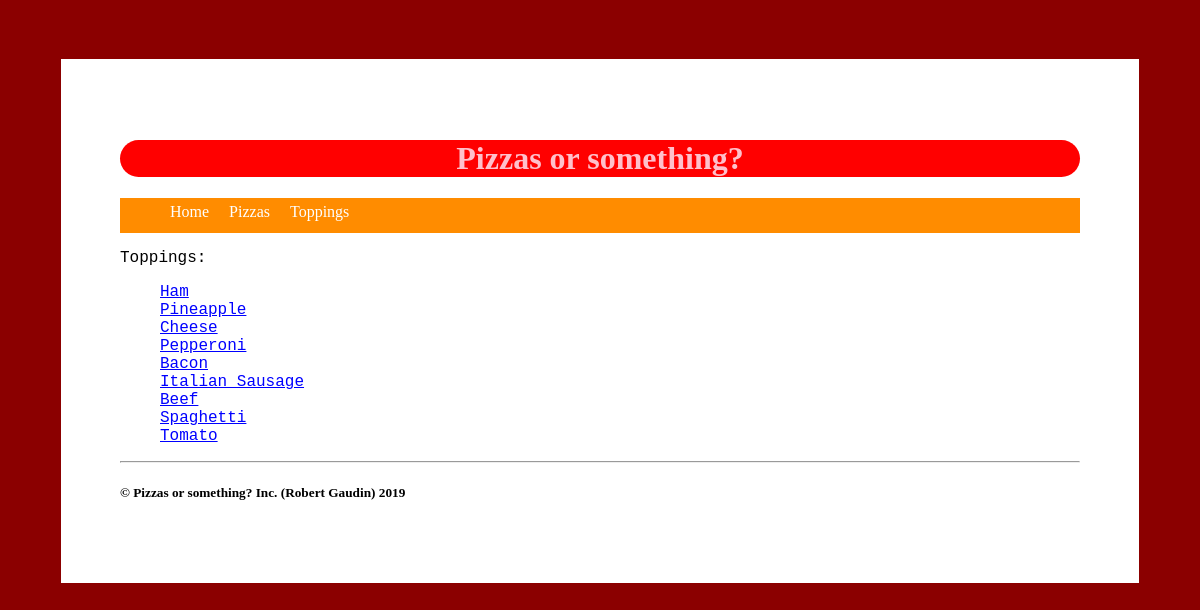
Page /toppings on the earlier database version.
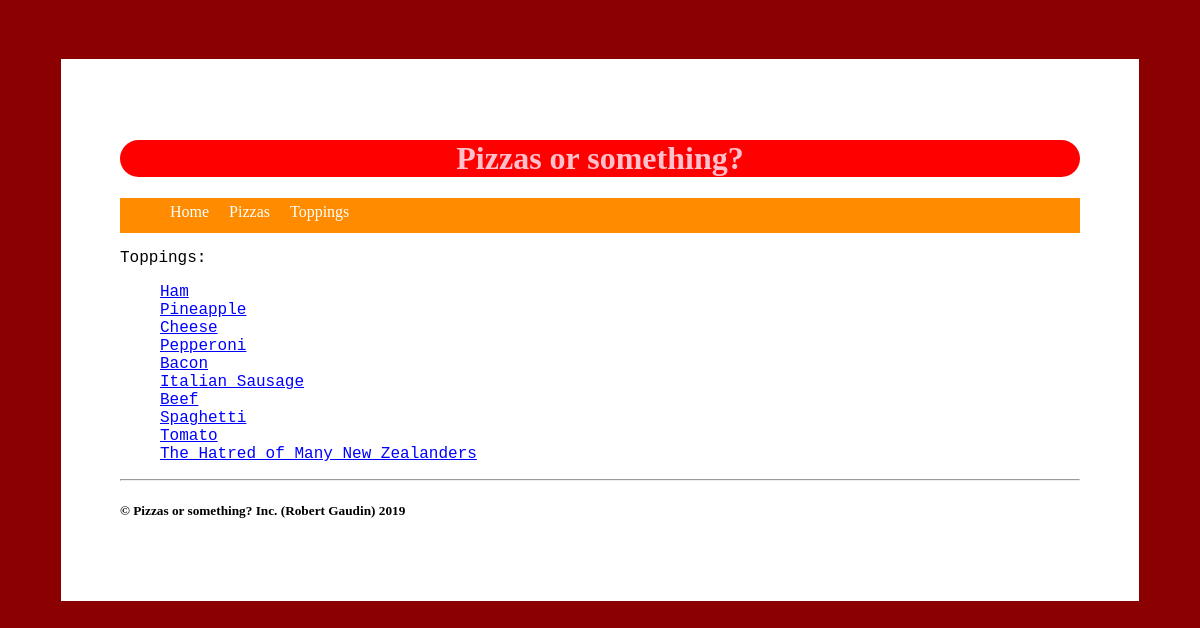
Same page on the later database version.
### tables this page shows
CREATE TABLE Topping (id INTEGER PRIMARY KEY AUTOINCREMENT, name TEXT (50) NOT NULL, description TEXT (250));

### routes.py (the view)
@app.route('/toppings')
def toppings():
    conn = sqlite3.connect('db/pizzas.db')
    cur = conn.cursor()
    cur.execute("SELECT * FROM Topping")
    results = cur.fetchall()
    return render_template("toppings.html", results=results)

### templates/toppings.html
{% extends "layout.html" %}
{% block content %}
<main>
<p>
    Toppings:
    <ul>
    {% for topping in results %}
        <li>
            <a href="/topping/{{ topping[1] }}">{{ topping[1] }}</a>
        </li>
    {% endfor %}
    </ul>
</p>
</main>
{% endblock %}

Differences in the rows shown:
added Topping: name "The Hatred of Many New Zealanders"
